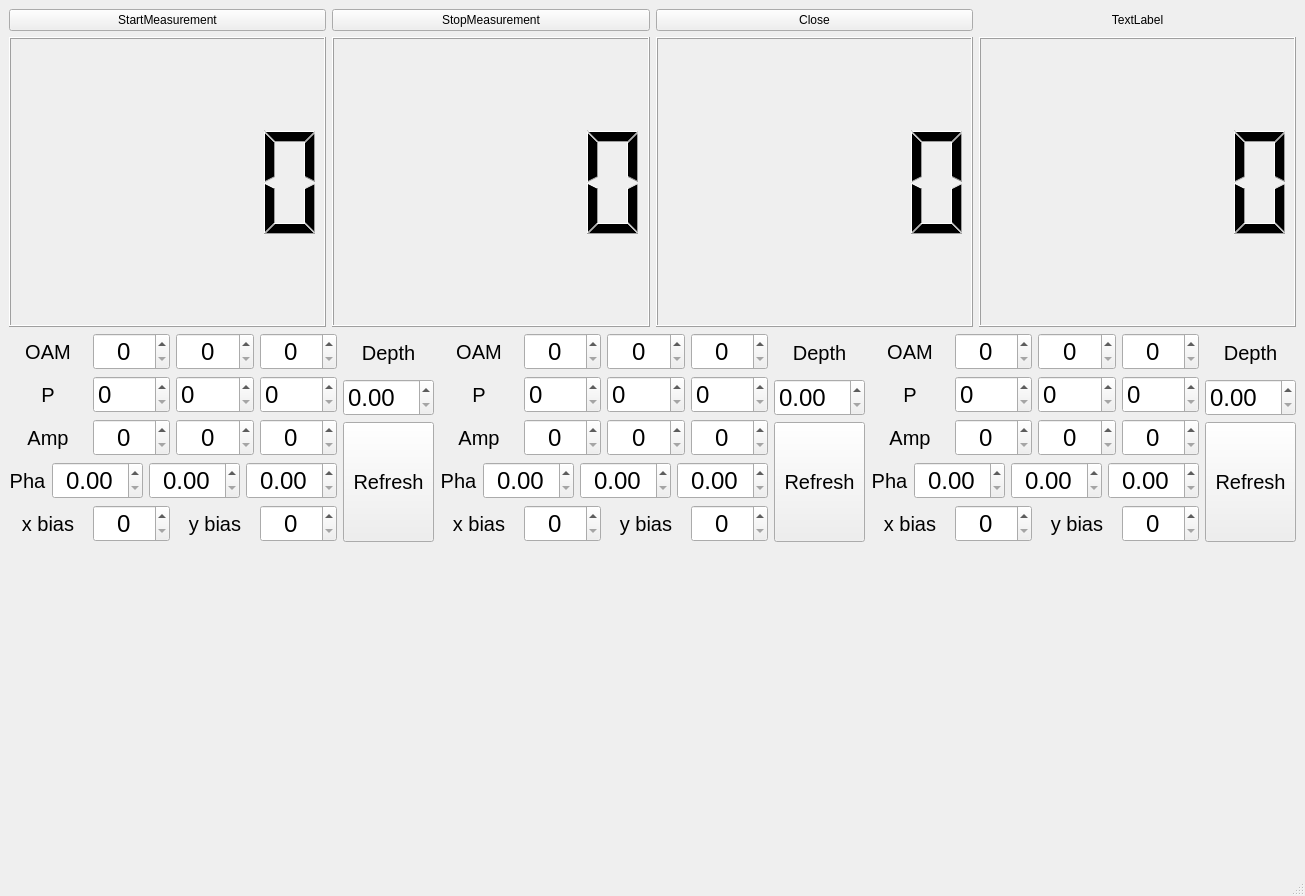
<?xml version="1.0" encoding="UTF-8"?>
<ui version="4.0">
 <class>MainWindow</class>
 <widget class="QMainWindow" name="MainWindow">
  <property name="geometry">
   <rect>
    <x>0</x>
    <y>0</y>
    <width>1294</width>
    <height>896</height>
   </rect>
  </property>
  <property name="windowTitle">
   <string>MainWindow</string>
  </property>
  <widget class="QWidget" name="centralwidget">
   <property name="sizePolicy">
    <sizepolicy hsizetype="Preferred" vsizetype="Fixed">
     <horstretch>0</horstretch>
     <verstretch>0</verstretch>
    </sizepolicy>
   </property>
   <layout class="QVBoxLayout" name="verticalLayout_7" stretch="2,1,2">
    <item>
     <layout class="QGridLayout" name="gridLayout">
      <item row="1" column="1">
       <widget class="QLCDNumber" name="chal2_dis"/>
      </item>
      <item row="0" column="1">
       <widget class="QPushButton" name="pushButton_2">
        <property name="text">
         <string>StopMeasurement</string>
        </property>
       </widget>
      </item>
      <item row="1" column="2">
       <widget class="QLCDNumber" name="cc_dis"/>
      </item>
      <item row="0" column="0">
       <widget class="QPushButton" name="pushButton">
        <property name="text">
         <string>StartMeasurement</string>
        </property>
       </widget>
      </item>
      <item row="1" column="0">
       <widget class="QLCDNumber" name="chal1_dis"/>
      </item>
      <item row="0" column="3">
       <widget class="QLabel" name="expected_finishedtime">
        <property name="text">
         <string>TextLabel</string>
        </property>
        <property name="alignment">
         <set>Qt::AlignCenter</set>
        </property>
       </widget>
      </item>
      <item row="0" column="2">
       <widget class="QPushButton" name="pushButton_close">
        <property name="text">
         <string>Close</string>
        </property>
       </widget>
      </item>
      <item row="1" column="3">
       <widget class="QLCDNumber" name="herald_dis"/>
      </item>
     </layout>
    </item>
    <item>
     <layout class="QHBoxLayout" name="horizontalLayout_8">
      <item>
       <layout class="QHBoxLayout" name="horizontalLayout_7" stretch="4,1">
        <item>
         <layout class="QVBoxLayout" name="verticalLayout">
          <item>
           <layout class="QGridLayout" name="gridLayout_3">
            <item row="0" column="1">
             <widget class="QSpinBox" name="spinBox_OAM1">
              <property name="sizePolicy">
               <sizepolicy hsizetype="Minimum" vsizetype="Minimum">
                <horstretch>0</horstretch>
                <verstretch>0</verstretch>
               </sizepolicy>
              </property>
              <property name="font">
               <font>
                <pointsize>18</pointsize>
               </font>
              </property>
              <property name="alignment">
               <set>Qt::AlignCenter</set>
              </property>
             </widget>
            </item>
            <item row="0" column="0">
             <widget class="QLabel" name="label">
              <property name="font">
               <font>
                <pointsize>15</pointsize>
               </font>
              </property>
              <property name="text">
               <string>OAM</string>
              </property>
              <property name="alignment">
               <set>Qt::AlignCenter</set>
              </property>
             </widget>
            </item>
            <item row="0" column="2">
             <widget class="QSpinBox" name="spinBox_OAM2">
              <property name="sizePolicy">
               <sizepolicy hsizetype="Minimum" vsizetype="Minimum">
                <horstretch>0</horstretch>
                <verstretch>0</verstretch>
               </sizepolicy>
              </property>
              <property name="font">
               <font>
                <pointsize>18</pointsize>
               </font>
              </property>
              <property name="alignment">
               <set>Qt::AlignCenter</set>
              </property>
             </widget>
            </item>
            <item row="0" column="3">
             <widget class="QSpinBox" name="spinBox_OAM3">
              <property name="sizePolicy">
               <sizepolicy hsizetype="Minimum" vsizetype="Minimum">
                <horstretch>0</horstretch>
                <verstretch>0</verstretch>
               </sizepolicy>
              </property>
              <property name="font">
               <font>
                <pointsize>18</pointsize>
               </font>
              </property>
              <property name="alignment">
               <set>Qt::AlignCenter</set>
              </property>
             </widget>
            </item>
           </layout>
          </item>
          <item>
           <layout class="QHBoxLayout" name="horizontalLayout">
            <item>
             <widget class="QLabel" name="label_16">
              <property name="font">
               <font>
                <pointsize>15</pointsize>
               </font>
              </property>
              <property name="text">
               <string>P</string>
              </property>
              <property name="alignment">
               <set>Qt::AlignCenter</set>
              </property>
             </widget>
            </item>
            <item>
             <widget class="QSpinBox" name="spinBox_p1">
              <property name="font">
               <font>
                <pointsize>18</pointsize>
               </font>
              </property>
             </widget>
            </item>
            <item>
             <widget class="QSpinBox" name="spinBox_p2">
              <property name="font">
               <font>
                <pointsize>18</pointsize>
               </font>
              </property>
             </widget>
            </item>
            <item>
             <widget class="QSpinBox" name="spinBox_p3">
              <property name="font">
               <font>
                <pointsize>18</pointsize>
               </font>
              </property>
             </widget>
            </item>
           </layout>
          </item>
          <item>
           <layout class="QGridLayout" name="gridLayout_6">
            <item row="0" column="0">
             <widget class="QLabel" name="label_2">
              <property name="font">
               <font>
                <pointsize>15</pointsize>
               </font>
              </property>
              <property name="text">
               <string>Amp</string>
              </property>
              <property name="alignment">
               <set>Qt::AlignCenter</set>
              </property>
             </widget>
            </item>
            <item row="0" column="2">
             <widget class="QSpinBox" name="spinBox_AMP2">
              <property name="sizePolicy">
               <sizepolicy hsizetype="Minimum" vsizetype="Minimum">
                <horstretch>0</horstretch>
                <verstretch>0</verstretch>
               </sizepolicy>
              </property>
              <property name="font">
               <font>
                <pointsize>18</pointsize>
               </font>
              </property>
              <property name="alignment">
               <set>Qt::AlignCenter</set>
              </property>
             </widget>
            </item>
            <item row="0" column="3">
             <widget class="QSpinBox" name="spinBox_AMP3">
              <property name="sizePolicy">
               <sizepolicy hsizetype="Minimum" vsizetype="Minimum">
                <horstretch>0</horstretch>
                <verstretch>0</verstretch>
               </sizepolicy>
              </property>
              <property name="font">
               <font>
                <pointsize>18</pointsize>
               </font>
              </property>
              <property name="alignment">
               <set>Qt::AlignCenter</set>
              </property>
             </widget>
            </item>
            <item row="0" column="1">
             <widget class="QSpinBox" name="spinBox_AMP1">
              <property name="sizePolicy">
               <sizepolicy hsizetype="Minimum" vsizetype="Minimum">
                <horstretch>0</horstretch>
                <verstretch>0</verstretch>
               </sizepolicy>
              </property>
              <property name="font">
               <font>
                <pointsize>18</pointsize>
               </font>
              </property>
              <property name="alignment">
               <set>Qt::AlignCenter</set>
              </property>
             </widget>
            </item>
           </layout>
          </item>
          <item>
           <layout class="QGridLayout" name="gridLayout_5">
            <item row="0" column="1">
             <widget class="QDoubleSpinBox" name="doubleSpinBox_PHA1">
              <property name="sizePolicy">
               <sizepolicy hsizetype="Minimum" vsizetype="Minimum">
                <horstretch>0</horstretch>
                <verstretch>0</verstretch>
               </sizepolicy>
              </property>
              <property name="font">
               <font>
                <pointsize>18</pointsize>
               </font>
              </property>
              <property name="alignment">
               <set>Qt::AlignCenter</set>
              </property>
             </widget>
            </item>
            <item row="0" column="3">
             <widget class="QDoubleSpinBox" name="doubleSpinBox_PHA3">
              <property name="sizePolicy">
               <sizepolicy hsizetype="Minimum" vsizetype="Minimum">
                <horstretch>0</horstretch>
                <verstretch>0</verstretch>
               </sizepolicy>
              </property>
              <property name="font">
               <font>
                <pointsize>18</pointsize>
               </font>
              </property>
              <property name="alignment">
               <set>Qt::AlignCenter</set>
              </property>
             </widget>
            </item>
            <item row="0" column="2">
             <widget class="QDoubleSpinBox" name="doubleSpinBox_PHA2">
              <property name="sizePolicy">
               <sizepolicy hsizetype="Minimum" vsizetype="Minimum">
                <horstretch>0</horstretch>
                <verstretch>0</verstretch>
               </sizepolicy>
              </property>
              <property name="font">
               <font>
                <pointsize>18</pointsize>
               </font>
              </property>
              <property name="alignment">
               <set>Qt::AlignCenter</set>
              </property>
             </widget>
            </item>
            <item row="0" column="0">
             <widget class="QLabel" name="label_9">
              <property name="font">
               <font>
                <pointsize>15</pointsize>
               </font>
              </property>
              <property name="text">
               <string>Pha</string>
              </property>
              <property name="alignment">
               <set>Qt::AlignCenter</set>
              </property>
             </widget>
            </item>
           </layout>
          </item>
          <item>
           <layout class="QGridLayout" name="gridLayout_4">
            <item row="0" column="3">
             <widget class="QSpinBox" name="spinBox_ybias1">
              <property name="sizePolicy">
               <sizepolicy hsizetype="Minimum" vsizetype="Minimum">
                <horstretch>0</horstretch>
                <verstretch>0</verstretch>
               </sizepolicy>
              </property>
              <property name="font">
               <font>
                <pointsize>18</pointsize>
               </font>
              </property>
              <property name="alignment">
               <set>Qt::AlignCenter</set>
              </property>
             </widget>
            </item>
            <item row="0" column="2">
             <widget class="QLabel" name="label_4">
              <property name="font">
               <font>
                <pointsize>15</pointsize>
               </font>
              </property>
              <property name="text">
               <string>y bias</string>
              </property>
              <property name="alignment">
               <set>Qt::AlignCenter</set>
              </property>
             </widget>
            </item>
            <item row="0" column="1">
             <widget class="QSpinBox" name="spinBox_xbias1">
              <property name="sizePolicy">
               <sizepolicy hsizetype="Minimum" vsizetype="Minimum">
                <horstretch>0</horstretch>
                <verstretch>0</verstretch>
               </sizepolicy>
              </property>
              <property name="font">
               <font>
                <pointsize>18</pointsize>
               </font>
              </property>
              <property name="alignment">
               <set>Qt::AlignCenter</set>
              </property>
             </widget>
            </item>
            <item row="0" column="0">
             <widget class="QLabel" name="label_3">
              <property name="font">
               <font>
                <pointsize>15</pointsize>
               </font>
              </property>
              <property name="text">
               <string>x bias</string>
              </property>
              <property name="alignment">
               <set>Qt::AlignCenter</set>
              </property>
             </widget>
            </item>
           </layout>
          </item>
         </layout>
        </item>
        <item>
         <layout class="QVBoxLayout" name="verticalLayout_2" stretch="1,2,3">
          <item>
           <widget class="QLabel" name="label_19">
            <property name="font">
             <font>
              <pointsize>15</pointsize>
             </font>
            </property>
            <property name="text">
             <string>Depth</string>
            </property>
            <property name="alignment">
             <set>Qt::AlignCenter</set>
            </property>
           </widget>
          </item>
          <item>
           <widget class="QDoubleSpinBox" name="doubleSpinBox_MD1">
            <property name="font">
             <font>
              <pointsize>18</pointsize>
             </font>
            </property>
           </widget>
          </item>
          <item>
           <widget class="QPushButton" name="pushButton_refresh1">
            <property name="sizePolicy">
             <sizepolicy hsizetype="Minimum" vsizetype="Minimum">
              <horstretch>0</horstretch>
              <verstretch>0</verstretch>
             </sizepolicy>
            </property>
            <property name="font">
             <font>
              <pointsize>15</pointsize>
             </font>
            </property>
            <property name="text">
             <string>Refresh</string>
            </property>
           </widget>
          </item>
         </layout>
        </item>
       </layout>
      </item>
      <item>
       <layout class="QHBoxLayout" name="horizontalLayout_2" stretch="4,1">
        <item>
         <layout class="QVBoxLayout" name="verticalLayout_3">
          <item>
           <layout class="QGridLayout" name="gridLayout_7">
            <item row="0" column="2">
             <widget class="QSpinBox" name="spinBox_OAM2_2">
              <property name="sizePolicy">
               <sizepolicy hsizetype="Minimum" vsizetype="Minimum">
                <horstretch>0</horstretch>
                <verstretch>0</verstretch>
               </sizepolicy>
              </property>
              <property name="font">
               <font>
                <pointsize>18</pointsize>
               </font>
              </property>
              <property name="alignment">
               <set>Qt::AlignCenter</set>
              </property>
             </widget>
            </item>
            <item row="0" column="1">
             <widget class="QSpinBox" name="spinBox_OAM1_2">
              <property name="sizePolicy">
               <sizepolicy hsizetype="Minimum" vsizetype="Minimum">
                <horstretch>0</horstretch>
                <verstretch>0</verstretch>
               </sizepolicy>
              </property>
              <property name="font">
               <font>
                <pointsize>18</pointsize>
               </font>
              </property>
              <property name="alignment">
               <set>Qt::AlignCenter</set>
              </property>
             </widget>
            </item>
            <item row="0" column="3">
             <widget class="QSpinBox" name="spinBox_OAM3_2">
              <property name="sizePolicy">
               <sizepolicy hsizetype="Minimum" vsizetype="Minimum">
                <horstretch>0</horstretch>
                <verstretch>0</verstretch>
               </sizepolicy>
              </property>
              <property name="font">
               <font>
                <pointsize>18</pointsize>
               </font>
              </property>
              <property name="alignment">
               <set>Qt::AlignCenter</set>
              </property>
             </widget>
            </item>
            <item row="0" column="0">
             <widget class="QLabel" name="label_5">
              <property name="sizePolicy">
               <sizepolicy hsizetype="Preferred" vsizetype="Minimum">
                <horstretch>0</horstretch>
                <verstretch>0</verstretch>
               </sizepolicy>
              </property>
              <property name="font">
               <font>
                <pointsize>15</pointsize>
               </font>
              </property>
              <property name="text">
               <string>OAM</string>
              </property>
              <property name="alignment">
               <set>Qt::AlignCenter</set>
              </property>
             </widget>
            </item>
           </layout>
          </item>
          <item>
           <layout class="QHBoxLayout" name="horizontalLayout_3">
            <item>
             <widget class="QLabel" name="label_17">
              <property name="font">
               <font>
                <pointsize>15</pointsize>
               </font>
              </property>
              <property name="text">
               <string>P</string>
              </property>
              <property name="alignment">
               <set>Qt::AlignCenter</set>
              </property>
             </widget>
            </item>
            <item>
             <widget class="QSpinBox" name="spinBox_p1_2">
              <property name="font">
               <font>
                <pointsize>18</pointsize>
               </font>
              </property>
             </widget>
            </item>
            <item>
             <widget class="QSpinBox" name="spinBox_p2_2">
              <property name="font">
               <font>
                <pointsize>18</pointsize>
               </font>
              </property>
             </widget>
            </item>
            <item>
             <widget class="QSpinBox" name="spinBox_p3_2">
              <property name="font">
               <font>
                <pointsize>18</pointsize>
               </font>
              </property>
             </widget>
            </item>
           </layout>
          </item>
          <item>
           <layout class="QGridLayout" name="gridLayout_8">
            <item row="0" column="2">
             <widget class="QSpinBox" name="spinBox_AMP2_2">
              <property name="sizePolicy">
               <sizepolicy hsizetype="Minimum" vsizetype="Minimum">
                <horstretch>0</horstretch>
                <verstretch>0</verstretch>
               </sizepolicy>
              </property>
              <property name="font">
               <font>
                <pointsize>18</pointsize>
               </font>
              </property>
              <property name="alignment">
               <set>Qt::AlignCenter</set>
              </property>
             </widget>
            </item>
            <item row="0" column="1">
             <widget class="QSpinBox" name="spinBox_AMP1_2">
              <property name="sizePolicy">
               <sizepolicy hsizetype="Minimum" vsizetype="Minimum">
                <horstretch>0</horstretch>
                <verstretch>0</verstretch>
               </sizepolicy>
              </property>
              <property name="font">
               <font>
                <pointsize>18</pointsize>
               </font>
              </property>
              <property name="alignment">
               <set>Qt::AlignCenter</set>
              </property>
             </widget>
            </item>
            <item row="0" column="0">
             <widget class="QLabel" name="label_6">
              <property name="font">
               <font>
                <pointsize>15</pointsize>
               </font>
              </property>
              <property name="text">
               <string>Amp</string>
              </property>
              <property name="alignment">
               <set>Qt::AlignCenter</set>
              </property>
             </widget>
            </item>
            <item row="0" column="3">
             <widget class="QSpinBox" name="spinBox_AMP3_2">
              <property name="sizePolicy">
               <sizepolicy hsizetype="Minimum" vsizetype="Minimum">
                <horstretch>0</horstretch>
                <verstretch>0</verstretch>
               </sizepolicy>
              </property>
              <property name="font">
               <font>
                <pointsize>18</pointsize>
               </font>
              </property>
              <property name="alignment">
               <set>Qt::AlignCenter</set>
              </property>
             </widget>
            </item>
           </layout>
          </item>
          <item>
           <layout class="QGridLayout" name="gridLayout_9">
            <item row="0" column="0">
             <widget class="QLabel" name="label_10">
              <property name="font">
               <font>
                <pointsize>15</pointsize>
               </font>
              </property>
              <property name="text">
               <string>Pha</string>
              </property>
              <property name="alignment">
               <set>Qt::AlignCenter</set>
              </property>
             </widget>
            </item>
            <item row="0" column="2">
             <widget class="QDoubleSpinBox" name="doubleSpinBox_PHA2_2">
              <property name="sizePolicy">
               <sizepolicy hsizetype="Minimum" vsizetype="Minimum">
                <horstretch>0</horstretch>
                <verstretch>0</verstretch>
               </sizepolicy>
              </property>
              <property name="font">
               <font>
                <pointsize>18</pointsize>
               </font>
              </property>
              <property name="alignment">
               <set>Qt::AlignCenter</set>
              </property>
             </widget>
            </item>
            <item row="0" column="3">
             <widget class="QDoubleSpinBox" name="doubleSpinBox_PHA3_2">
              <property name="sizePolicy">
               <sizepolicy hsizetype="Minimum" vsizetype="Minimum">
                <horstretch>0</horstretch>
                <verstretch>0</verstretch>
               </sizepolicy>
              </property>
              <property name="font">
               <font>
                <pointsize>18</pointsize>
               </font>
              </property>
              <property name="alignment">
               <set>Qt::AlignCenter</set>
              </property>
             </widget>
            </item>
            <item row="0" column="1">
             <widget class="QDoubleSpinBox" name="doubleSpinBox_PHA1_2">
              <property name="sizePolicy">
               <sizepolicy hsizetype="Minimum" vsizetype="Minimum">
                <horstretch>0</horstretch>
                <verstretch>0</verstretch>
               </sizepolicy>
              </property>
              <property name="font">
               <font>
                <pointsize>18</pointsize>
               </font>
              </property>
              <property name="alignment">
               <set>Qt::AlignCenter</set>
              </property>
             </widget>
            </item>
           </layout>
          </item>
          <item>
           <layout class="QGridLayout" name="gridLayout_10">
            <item row="0" column="0">
             <widget class="QLabel" name="label_7">
              <property name="sizePolicy">
               <sizepolicy hsizetype="Minimum" vsizetype="Minimum">
                <horstretch>0</horstretch>
                <verstretch>0</verstretch>
               </sizepolicy>
              </property>
              <property name="font">
               <font>
                <pointsize>15</pointsize>
               </font>
              </property>
              <property name="text">
               <string>x bias</string>
              </property>
              <property name="alignment">
               <set>Qt::AlignCenter</set>
              </property>
             </widget>
            </item>
            <item row="0" column="1">
             <widget class="QSpinBox" name="spinBox_xbias1_2">
              <property name="sizePolicy">
               <sizepolicy hsizetype="Minimum" vsizetype="Minimum">
                <horstretch>0</horstretch>
                <verstretch>0</verstretch>
               </sizepolicy>
              </property>
              <property name="font">
               <font>
                <pointsize>18</pointsize>
               </font>
              </property>
              <property name="alignment">
               <set>Qt::AlignCenter</set>
              </property>
             </widget>
            </item>
            <item row="0" column="2">
             <widget class="QLabel" name="label_8">
              <property name="sizePolicy">
               <sizepolicy hsizetype="Minimum" vsizetype="Minimum">
                <horstretch>0</horstretch>
                <verstretch>0</verstretch>
               </sizepolicy>
              </property>
              <property name="font">
               <font>
                <pointsize>15</pointsize>
               </font>
              </property>
              <property name="text">
               <string>y bias</string>
              </property>
              <property name="alignment">
               <set>Qt::AlignCenter</set>
              </property>
             </widget>
            </item>
            <item row="0" column="3">
             <widget class="QSpinBox" name="spinBox_ybias1_2">
              <property name="sizePolicy">
               <sizepolicy hsizetype="Minimum" vsizetype="Minimum">
                <horstretch>0</horstretch>
                <verstretch>0</verstretch>
               </sizepolicy>
              </property>
              <property name="font">
               <font>
                <pointsize>18</pointsize>
               </font>
              </property>
              <property name="alignment">
               <set>Qt::AlignCenter</set>
              </property>
             </widget>
            </item>
           </layout>
          </item>
         </layout>
        </item>
        <item>
         <layout class="QVBoxLayout" name="verticalLayout_4" stretch="1,2,3">
          <item>
           <widget class="QLabel" name="label_20">
            <property name="font">
             <font>
              <pointsize>15</pointsize>
             </font>
            </property>
            <property name="text">
             <string>Depth</string>
            </property>
            <property name="alignment">
             <set>Qt::AlignCenter</set>
            </property>
           </widget>
          </item>
          <item>
           <widget class="QDoubleSpinBox" name="doubleSpinBox_MD2">
            <property name="font">
             <font>
              <pointsize>18</pointsize>
             </font>
            </property>
           </widget>
          </item>
          <item>
           <widget class="QPushButton" name="pushButton_refresh1_2">
            <property name="sizePolicy">
             <sizepolicy hsizetype="Minimum" vsizetype="Minimum">
              <horstretch>0</horstretch>
              <verstretch>0</verstretch>
             </sizepolicy>
            </property>
            <property name="font">
             <font>
              <pointsize>15</pointsize>
             </font>
            </property>
            <property name="text">
             <string>Refresh</string>
            </property>
           </widget>
          </item>
         </layout>
        </item>
       </layout>
      </item>
      <item>
       <layout class="QHBoxLayout" name="horizontalLayout_4" stretch="4,1">
        <item>
         <layout class="QVBoxLayout" name="verticalLayout_5">
          <item>
           <layout class="QGridLayout" name="gridLayout_14">
            <item row="0" column="2">
             <widget class="QSpinBox" name="spinBox_OAM2_3">
              <property name="sizePolicy">
               <sizepolicy hsizetype="Minimum" vsizetype="Minimum">
                <horstretch>0</horstretch>
                <verstretch>0</verstretch>
               </sizepolicy>
              </property>
              <property name="font">
               <font>
                <pointsize>18</pointsize>
               </font>
              </property>
              <property name="alignment">
               <set>Qt::AlignCenter</set>
              </property>
             </widget>
            </item>
            <item row="0" column="3">
             <widget class="QSpinBox" name="spinBox_OAM3_3">
              <property name="sizePolicy">
               <sizepolicy hsizetype="Minimum" vsizetype="Minimum">
                <horstretch>0</horstretch>
                <verstretch>0</verstretch>
               </sizepolicy>
              </property>
              <property name="font">
               <font>
                <pointsize>18</pointsize>
               </font>
              </property>
              <property name="alignment">
               <set>Qt::AlignCenter</set>
              </property>
             </widget>
            </item>
            <item row="0" column="1">
             <widget class="QSpinBox" name="spinBox_OAM1_3">
              <property name="sizePolicy">
               <sizepolicy hsizetype="Minimum" vsizetype="Minimum">
                <horstretch>0</horstretch>
                <verstretch>0</verstretch>
               </sizepolicy>
              </property>
              <property name="font">
               <font>
                <pointsize>18</pointsize>
               </font>
              </property>
              <property name="alignment">
               <set>Qt::AlignCenter</set>
              </property>
             </widget>
            </item>
            <item row="0" column="0">
             <widget class="QLabel" name="label_11">
              <property name="sizePolicy">
               <sizepolicy hsizetype="Preferred" vsizetype="Minimum">
                <horstretch>0</horstretch>
                <verstretch>0</verstretch>
               </sizepolicy>
              </property>
              <property name="font">
               <font>
                <pointsize>15</pointsize>
               </font>
              </property>
              <property name="text">
               <string>OAM</string>
              </property>
              <property name="alignment">
               <set>Qt::AlignCenter</set>
              </property>
             </widget>
            </item>
           </layout>
          </item>
          <item>
           <layout class="QHBoxLayout" name="horizontalLayout_6">
            <item>
             <widget class="QLabel" name="label_18">
              <property name="font">
               <font>
                <pointsize>15</pointsize>
               </font>
              </property>
              <property name="text">
               <string>P</string>
              </property>
              <property name="alignment">
               <set>Qt::AlignCenter</set>
              </property>
             </widget>
            </item>
            <item>
             <widget class="QSpinBox" name="spinBox_p1_3">
              <property name="font">
               <font>
                <pointsize>18</pointsize>
               </font>
              </property>
             </widget>
            </item>
            <item>
             <widget class="QSpinBox" name="spinBox_p2_3">
              <property name="font">
               <font>
                <pointsize>18</pointsize>
               </font>
              </property>
             </widget>
            </item>
            <item>
             <widget class="QSpinBox" name="spinBox_p3_3">
              <property name="font">
               <font>
                <pointsize>18</pointsize>
               </font>
              </property>
             </widget>
            </item>
           </layout>
          </item>
          <item>
           <layout class="QGridLayout" name="gridLayout_17">
            <item row="0" column="0">
             <widget class="QLabel" name="label_15">
              <property name="font">
               <font>
                <pointsize>15</pointsize>
               </font>
              </property>
              <property name="text">
               <string>Amp</string>
              </property>
              <property name="alignment">
               <set>Qt::AlignCenter</set>
              </property>
             </widget>
            </item>
            <item row="0" column="3">
             <widget class="QSpinBox" name="spinBox_AMP3_3">
              <property name="sizePolicy">
               <sizepolicy hsizetype="Minimum" vsizetype="Minimum">
                <horstretch>0</horstretch>
                <verstretch>0</verstretch>
               </sizepolicy>
              </property>
              <property name="font">
               <font>
                <pointsize>18</pointsize>
               </font>
              </property>
              <property name="alignment">
               <set>Qt::AlignCenter</set>
              </property>
             </widget>
            </item>
            <item row="0" column="2">
             <widget class="QSpinBox" name="spinBox_AMP2_3">
              <property name="sizePolicy">
               <sizepolicy hsizetype="Minimum" vsizetype="Minimum">
                <horstretch>0</horstretch>
                <verstretch>0</verstretch>
               </sizepolicy>
              </property>
              <property name="font">
               <font>
                <pointsize>18</pointsize>
               </font>
              </property>
              <property name="alignment">
               <set>Qt::AlignCenter</set>
              </property>
             </widget>
            </item>
            <item row="0" column="1">
             <widget class="QSpinBox" name="spinBox_AMP1_3">
              <property name="sizePolicy">
               <sizepolicy hsizetype="Minimum" vsizetype="Minimum">
                <horstretch>0</horstretch>
                <verstretch>0</verstretch>
               </sizepolicy>
              </property>
              <property name="font">
               <font>
                <pointsize>18</pointsize>
               </font>
              </property>
              <property name="alignment">
               <set>Qt::AlignCenter</set>
              </property>
             </widget>
            </item>
           </layout>
          </item>
          <item>
           <layout class="QGridLayout" name="gridLayout_15">
            <item row="0" column="0">
             <widget class="QLabel" name="label_12">
              <property name="font">
               <font>
                <pointsize>15</pointsize>
               </font>
              </property>
              <property name="text">
               <string>Pha</string>
              </property>
              <property name="alignment">
               <set>Qt::AlignCenter</set>
              </property>
             </widget>
            </item>
            <item row="0" column="3">
             <widget class="QDoubleSpinBox" name="doubleSpinBox_PHA3_3">
              <property name="sizePolicy">
               <sizepolicy hsizetype="Minimum" vsizetype="Minimum">
                <horstretch>0</horstretch>
                <verstretch>0</verstretch>
               </sizepolicy>
              </property>
              <property name="font">
               <font>
                <pointsize>18</pointsize>
               </font>
              </property>
              <property name="alignment">
               <set>Qt::AlignCenter</set>
              </property>
             </widget>
            </item>
            <item row="0" column="1">
             <widget class="QDoubleSpinBox" name="doubleSpinBox_PHA1_3">
              <property name="sizePolicy">
               <sizepolicy hsizetype="Minimum" vsizetype="Minimum">
                <horstretch>0</horstretch>
                <verstretch>0</verstretch>
               </sizepolicy>
              </property>
              <property name="font">
               <font>
                <pointsize>18</pointsize>
               </font>
              </property>
              <property name="alignment">
               <set>Qt::AlignCenter</set>
              </property>
             </widget>
            </item>
            <item row="0" column="2">
             <widget class="QDoubleSpinBox" name="doubleSpinBox_PHA2_3">
              <property name="sizePolicy">
               <sizepolicy hsizetype="Minimum" vsizetype="Minimum">
                <horstretch>0</horstretch>
                <verstretch>0</verstretch>
               </sizepolicy>
              </property>
              <property name="font">
               <font>
                <pointsize>18</pointsize>
               </font>
              </property>
              <property name="alignment">
               <set>Qt::AlignCenter</set>
              </property>
             </widget>
            </item>
           </layout>
          </item>
          <item>
           <layout class="QGridLayout" name="gridLayout_16">
            <item row="0" column="1">
             <widget class="QSpinBox" name="spinBox_xbias1_3">
              <property name="sizePolicy">
               <sizepolicy hsizetype="Minimum" vsizetype="Minimum">
                <horstretch>0</horstretch>
                <verstretch>0</verstretch>
               </sizepolicy>
              </property>
              <property name="font">
               <font>
                <pointsize>18</pointsize>
               </font>
              </property>
              <property name="alignment">
               <set>Qt::AlignCenter</set>
              </property>
             </widget>
            </item>
            <item row="0" column="0">
             <widget class="QLabel" name="label_13">
              <property name="sizePolicy">
               <sizepolicy hsizetype="Minimum" vsizetype="Minimum">
                <horstretch>0</horstretch>
                <verstretch>0</verstretch>
               </sizepolicy>
              </property>
              <property name="font">
               <font>
                <pointsize>15</pointsize>
               </font>
              </property>
              <property name="text">
               <string>x bias</string>
              </property>
              <property name="alignment">
               <set>Qt::AlignCenter</set>
              </property>
             </widget>
            </item>
            <item row="0" column="2">
             <widget class="QLabel" name="label_14">
              <property name="sizePolicy">
               <sizepolicy hsizetype="Minimum" vsizetype="Minimum">
                <horstretch>0</horstretch>
                <verstretch>0</verstretch>
               </sizepolicy>
              </property>
              <property name="font">
               <font>
                <pointsize>15</pointsize>
               </font>
              </property>
              <property name="text">
               <string>y bias</string>
              </property>
              <property name="alignment">
               <set>Qt::AlignCenter</set>
              </property>
             </widget>
            </item>
            <item row="0" column="3">
             <widget class="QSpinBox" name="spinBox_ybias1_3">
              <property name="sizePolicy">
               <sizepolicy hsizetype="Minimum" vsizetype="Minimum">
                <horstretch>0</horstretch>
                <verstretch>0</verstretch>
               </sizepolicy>
              </property>
              <property name="font">
               <font>
                <pointsize>18</pointsize>
               </font>
              </property>
              <property name="alignment">
               <set>Qt::AlignCenter</set>
              </property>
             </widget>
            </item>
           </layout>
          </item>
         </layout>
        </item>
        <item>
         <layout class="QVBoxLayout" name="verticalLayout_6" stretch="1,2,3">
          <item>
           <widget class="QLabel" name="label_21">
            <property name="font">
             <font>
              <pointsize>15</pointsize>
             </font>
            </property>
            <property name="text">
             <string>Depth</string>
            </property>
            <property name="alignment">
             <set>Qt::AlignCenter</set>
            </property>
           </widget>
          </item>
          <item>
           <widget class="QDoubleSpinBox" name="doubleSpinBox_MD3">
            <property name="font">
             <font>
              <pointsize>18</pointsize>
             </font>
            </property>
           </widget>
          </item>
          <item>
           <widget class="QPushButton" name="pushButton_refresh1_3">
            <property name="sizePolicy">
             <sizepolicy hsizetype="Minimum" vsizetype="Minimum">
              <horstretch>0</horstretch>
              <verstretch>0</verstretch>
             </sizepolicy>
            </property>
            <property name="font">
             <font>
              <pointsize>15</pointsize>
             </font>
            </property>
            <property name="text">
             <string>Refresh</string>
            </property>
           </widget>
          </item>
         </layout>
        </item>
       </layout>
      </item>
     </layout>
    </item>
    <item>
     <layout class="QHBoxLayout" name="horizontalLayout_5">
      <item>
       <widget class="QLabel" name="SLM0">
        <property name="sizePolicy">
         <sizepolicy hsizetype="Preferred" vsizetype="Preferred">
          <horstretch>0</horstretch>
          <verstretch>0</verstretch>
         </sizepolicy>
        </property>
        <property name="maximumSize">
         <size>
          <width>960</width>
          <height>540</height>
         </size>
        </property>
        <property name="text">
         <string/>
        </property>
       </widget>
      </item>
      <item>
       <widget class="QLabel" name="SLM1">
        <property name="sizePolicy">
         <sizepolicy hsizetype="Preferred" vsizetype="Preferred">
          <horstretch>0</horstretch>
          <verstretch>0</verstretch>
         </sizepolicy>
        </property>
        <property name="maximumSize">
         <size>
          <width>480</width>
          <height>540</height>
         </size>
        </property>
        <property name="text">
         <string/>
        </property>
       </widget>
      </item>
      <item>
       <widget class="QLabel" name="SLM2">
        <property name="sizePolicy">
         <sizepolicy hsizetype="Preferred" vsizetype="Preferred">
          <horstretch>0</horstretch>
          <verstretch>0</verstretch>
         </sizepolicy>
        </property>
        <property name="maximumSize">
         <size>
          <width>480</width>
          <height>540</height>
         </size>
        </property>
        <property name="text">
         <string/>
        </property>
       </widget>
      </item>
     </layout>
    </item>
   </layout>
  </widget>
  <widget class="QMenuBar" name="menubar">
   <property name="geometry">
    <rect>
     <x>0</x>
     <y>0</y>
     <width>1294</width>
     <height>23</height>
    </rect>
   </property>
  </widget>
  <widget class="QStatusBar" name="statusbar"/>
 </widget>
 <resources/>
 <connections/>
</ui>
